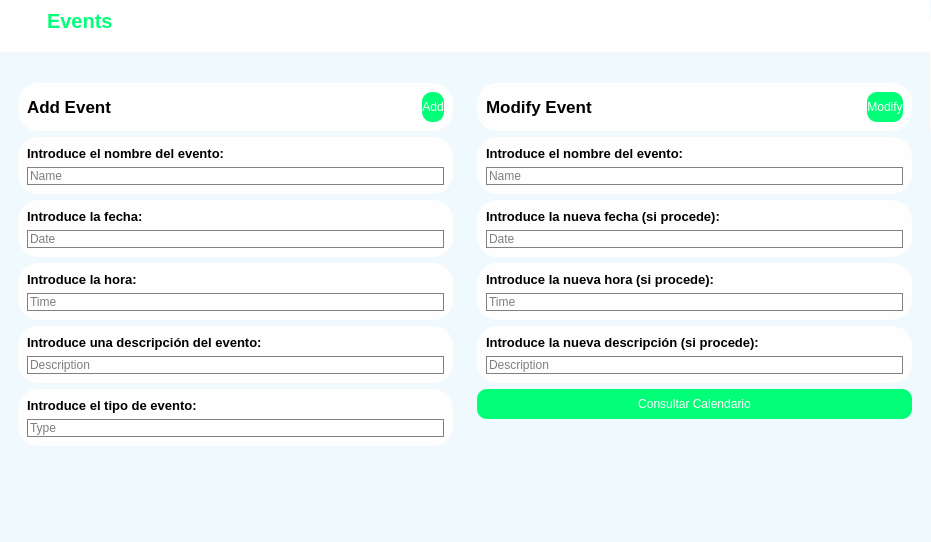
<?xml version="1.0" encoding="UTF-8"?>
<ui version="4.0">
 <class>eventos</class>
 <widget class="QDialog" name="eventos">
  <property name="geometry">
   <rect>
    <x>0</x>
    <y>0</y>
    <width>931</width>
    <height>542</height>
   </rect>
  </property>
  <property name="windowTitle">
   <string>Dialog</string>
  </property>
  <property name="styleSheet">
   <string notr="true">*{
color: #000;
border: none;
}
#eventos{
background-color: #eff9fe;
}

#leftMenu{
background-color: rgb(1, 176, 83);

}
QLineEdit, QTextEdit{
background:transparent;
border: 0.5px solid grey;


}

#searchFrame{
border-radius: 10px;
border: 2px solid #01ff78;
}
#appHeader{
color:  #01ff78;
}
#card1, #card2, #card3,#card4 {
background-color: #fefeff;
border-radius: 20px;
}
#pushButton, #pushButton_7, #pushButton_9{
background-color: #01ff78;
	color: #fff;
border-radius: 10px;
}
#profileCont{
background-color: #fefeff;
border-radius: 20px;
}
#headerFrame{
background-color: #fefeff;
}
#pushButton_6{
background-color: #fefeff;
padding: 10px 5px;
text-align:left;
border-top-left-radius: 20px
}
#pushButton_4, #pushButton_5, #pushButton_3{
padding: 10px 5px;
text-align:left;

}
#frame_5, #frame, #frame_2, #frame_4 , #frame_3,  #frame_6,  #frame_7, #frame_20, #frame_21, #frame_22, #frame_23, #frame_24, #frame_25, #frame_19{
background-color: #fefeff;
border-radius: 20px;
}</string>
  </property>
  <widget class="QWidget" name="leftMenu" native="true">
   <property name="enabled">
    <bool>true</bool>
   </property>
   <property name="geometry">
    <rect>
     <x>1031</x>
     <y>0</y>
     <width>220</width>
     <height>549</height>
    </rect>
   </property>
   <layout class="QVBoxLayout" name="verticalLayout_8">
    <property name="spacing">
     <number>0</number>
    </property>
    <property name="sizeConstraint">
     <enum>QLayout::SetDefaultConstraint</enum>
    </property>
    <property name="leftMargin">
     <number>15</number>
    </property>
    <property name="topMargin">
     <number>0</number>
    </property>
    <property name="rightMargin">
     <number>0</number>
    </property>
    <property name="bottomMargin">
     <number>0</number>
    </property>
    <item>
     <widget class="QFrame" name="frame_10">
      <property name="sizePolicy">
       <sizepolicy hsizetype="Preferred" vsizetype="Minimum">
        <horstretch>0</horstretch>
        <verstretch>0</verstretch>
       </sizepolicy>
      </property>
      <property name="frameShape">
       <enum>QFrame::StyledPanel</enum>
      </property>
      <property name="frameShadow">
       <enum>QFrame::Raised</enum>
      </property>
      <layout class="QVBoxLayout" name="verticalLayout_9">
       <property name="spacing">
        <number>0</number>
       </property>
       <property name="leftMargin">
        <number>0</number>
       </property>
       <property name="topMargin">
        <number>0</number>
       </property>
       <property name="rightMargin">
        <number>0</number>
       </property>
       <property name="bottomMargin">
        <number>0</number>
       </property>
       <item alignment="Qt::AlignTop">
        <widget class="QLabel" name="label_28">
         <property name="font">
          <font>
           <pointsize>15</pointsize>
           <bold>true</bold>
          </font>
         </property>
         <property name="text">
          <string>Learn Programming</string>
         </property>
        </widget>
       </item>
       <item>
        <widget class="QFrame" name="frame_9">
         <property name="sizePolicy">
          <sizepolicy hsizetype="Preferred" vsizetype="Expanding">
           <horstretch>0</horstretch>
           <verstretch>0</verstretch>
          </sizepolicy>
         </property>
         <property name="frameShape">
          <enum>QFrame::StyledPanel</enum>
         </property>
         <property name="frameShadow">
          <enum>QFrame::Raised</enum>
         </property>
         <layout class="QVBoxLayout" name="verticalLayout_11">
          <property name="spacing">
           <number>0</number>
          </property>
          <property name="leftMargin">
           <number>0</number>
          </property>
          <property name="topMargin">
           <number>0</number>
          </property>
          <property name="rightMargin">
           <number>0</number>
          </property>
          <property name="bottomMargin">
           <number>0</number>
          </property>
          <item alignment="Qt::AlignTop">
           <widget class="QFrame" name="frame_11">
            <property name="sizePolicy">
             <sizepolicy hsizetype="Preferred" vsizetype="Preferred">
              <horstretch>0</horstretch>
              <verstretch>0</verstretch>
             </sizepolicy>
            </property>
            <property name="frameShape">
             <enum>QFrame::StyledPanel</enum>
            </property>
            <property name="frameShadow">
             <enum>QFrame::Raised</enum>
            </property>
            <layout class="QVBoxLayout" name="verticalLayout_10">
             <property name="spacing">
              <number>10</number>
             </property>
             <property name="leftMargin">
              <number>0</number>
             </property>
             <property name="topMargin">
              <number>0</number>
             </property>
             <property name="rightMargin">
              <number>0</number>
             </property>
             <property name="bottomMargin">
              <number>0</number>
             </property>
             <item>
              <widget class="QPushButton" name="pushButton_4">
               <property name="text">
                <string>Home</string>
               </property>
               <property name="icon">
                <iconset resource="../../Recursos.qrc">
                 <normaloff>:/whiteicons/icons/whiteicons/home.svg</normaloff>:/whiteicons/icons/whiteicons/home.svg</iconset>
               </property>
               <property name="iconSize">
                <size>
                 <width>24</width>
                 <height>24</height>
                </size>
               </property>
              </widget>
             </item>
             <item>
              <widget class="QPushButton" name="pushButton_3">
               <property name="text">
                <string>Products</string>
               </property>
               <property name="icon">
                <iconset resource="../../Recursos.qrc">
                 <normaloff>:/whiteicons/icons/whiteicons/grid.svg</normaloff>:/whiteicons/icons/whiteicons/grid.svg</iconset>
               </property>
               <property name="iconSize">
                <size>
                 <width>24</width>
                 <height>24</height>
                </size>
               </property>
              </widget>
             </item>
             <item>
              <widget class="QPushButton" name="pushButton_6">
               <property name="text">
                <string>Events</string>
               </property>
               <property name="icon">
                <iconset resource="../../Recursos.qrc">
                 <normaloff>:/greenicons/icons/greenicons/calendar.svg</normaloff>:/greenicons/icons/greenicons/calendar.svg</iconset>
               </property>
               <property name="iconSize">
                <size>
                 <width>24</width>
                 <height>24</height>
                </size>
               </property>
              </widget>
             </item>
             <item>
              <widget class="QPushButton" name="pushButton_5">
               <property name="text">
                <string>Clients</string>
               </property>
               <property name="icon">
                <iconset resource="../../Recursos.qrc">
                 <normaloff>:/whiteicons/icons/whiteicons/users.svg</normaloff>:/whiteicons/icons/whiteicons/users.svg</iconset>
               </property>
               <property name="iconSize">
                <size>
                 <width>24</width>
                 <height>24</height>
                </size>
               </property>
              </widget>
             </item>
            </layout>
           </widget>
          </item>
         </layout>
        </widget>
       </item>
      </layout>
     </widget>
    </item>
   </layout>
  </widget>
  <widget class="QWidget" name="profileCont" native="true">
   <property name="geometry">
    <rect>
     <x>930</x>
     <y>0</y>
     <width>100</width>
     <height>147</height>
    </rect>
   </property>
   <property name="maximumSize">
    <size>
     <width>100</width>
     <height>16777215</height>
    </size>
   </property>
   <layout class="QVBoxLayout" name="verticalLayout_12">
    <property name="spacing">
     <number>0</number>
    </property>
    <property name="leftMargin">
     <number>0</number>
    </property>
    <property name="topMargin">
     <number>0</number>
    </property>
    <property name="rightMargin">
     <number>0</number>
    </property>
    <property name="bottomMargin">
     <number>0</number>
    </property>
    <item alignment="Qt::AlignTop">
     <widget class="QFrame" name="frame_12">
      <property name="frameShape">
       <enum>QFrame::StyledPanel</enum>
      </property>
      <property name="frameShadow">
       <enum>QFrame::Raised</enum>
      </property>
      <layout class="QVBoxLayout" name="verticalLayout_13">
       <property name="spacing">
        <number>6</number>
       </property>
       <property name="leftMargin">
        <number>0</number>
       </property>
       <property name="topMargin">
        <number>0</number>
       </property>
       <property name="rightMargin">
        <number>0</number>
       </property>
       <property name="bottomMargin">
        <number>0</number>
       </property>
       <item alignment="Qt::AlignTop">
        <widget class="QLabel" name="label_29">
         <property name="font">
          <font>
           <pointsize>12</pointsize>
           <bold>true</bold>
          </font>
         </property>
         <property name="text">
          <string>STDEvents</string>
         </property>
         <property name="alignment">
          <set>Qt::AlignCenter</set>
         </property>
        </widget>
       </item>
       <item alignment="Qt::AlignTop">
        <widget class="QLabel" name="label_34">
         <property name="text">
          <string>Admin</string>
         </property>
         <property name="alignment">
          <set>Qt::AlignCenter</set>
         </property>
        </widget>
       </item>
       <item alignment="Qt::AlignHCenter|Qt::AlignTop">
        <widget class="QLabel" name="label_33">
         <property name="maximumSize">
          <size>
           <width>50</width>
           <height>50</height>
          </size>
         </property>
         <property name="text">
          <string/>
         </property>
         <property name="pixmap">
          <pixmap resource="../../Recursos.qrc">:/Files/imagenes/Captura de pantalla 2024-01-02 172038.jpg</pixmap>
         </property>
         <property name="scaledContents">
          <bool>true</bool>
         </property>
         <property name="alignment">
          <set>Qt::AlignCenter</set>
         </property>
        </widget>
       </item>
       <item>
        <widget class="QPushButton" name="pushButton_8">
         <property name="minimumSize">
          <size>
           <width>0</width>
           <height>20</height>
          </size>
         </property>
         <property name="text">
          <string>Logout</string>
         </property>
         <property name="icon">
          <iconset resource="../../Recursos.qrc">
           <normaloff>:/greenicons/icons/greenicons/log-out.svg</normaloff>:/greenicons/icons/greenicons/log-out.svg</iconset>
         </property>
        </widget>
       </item>
      </layout>
     </widget>
    </item>
   </layout>
  </widget>
  <widget class="QWidget" name="mainBody" native="true">
   <property name="geometry">
    <rect>
     <x>0</x>
     <y>0</y>
     <width>930</width>
     <height>540</height>
    </rect>
   </property>
   <layout class="QVBoxLayout" name="verticalLayout">
    <property name="spacing">
     <number>13</number>
    </property>
    <property name="leftMargin">
     <number>0</number>
    </property>
    <property name="topMargin">
     <number>0</number>
    </property>
    <property name="rightMargin">
     <number>0</number>
    </property>
    <property name="bottomMargin">
     <number>0</number>
    </property>
    <item alignment="Qt::AlignTop">
     <widget class="QWidget" name="headerFrame" native="true">
      <layout class="QHBoxLayout" name="horizontalLayout">
       <property name="spacing">
        <number>0</number>
       </property>
       <property name="leftMargin">
        <number>0</number>
       </property>
       <property name="topMargin">
        <number>0</number>
       </property>
       <property name="rightMargin">
        <number>0</number>
       </property>
       <property name="bottomMargin">
        <number>10</number>
       </property>
       <item alignment="Qt::AlignLeft">
        <widget class="QWidget" name="widget" native="true">
         <layout class="QHBoxLayout" name="horizontalLayout_5">
          <item>
           <widget class="QPushButton" name="menuBtn">
            <property name="text">
             <string/>
            </property>
            <property name="icon">
             <iconset resource="../../Recursos.qrc">
              <normaloff>:/greenicons/icons/greenicons/menu.svg</normaloff>:/greenicons/icons/greenicons/menu.svg</iconset>
            </property>
           </widget>
          </item>
          <item>
           <widget class="QLabel" name="appHeader">
            <property name="font">
             <font>
              <pointsize>15</pointsize>
              <bold>true</bold>
             </font>
            </property>
            <property name="text">
             <string>Events</string>
            </property>
           </widget>
          </item>
         </layout>
        </widget>
       </item>
       <item alignment="Qt::AlignRight">
        <widget class="QWidget" name="widget_3" native="true">
         <layout class="QHBoxLayout" name="horizontalLayout_4">
          <property name="spacing">
           <number>0</number>
          </property>
          <property name="leftMargin">
           <number>0</number>
          </property>
          <property name="topMargin">
           <number>0</number>
          </property>
          <property name="rightMargin">
           <number>0</number>
          </property>
          <property name="bottomMargin">
           <number>0</number>
          </property>
          <item>
           <widget class="QPushButton" name="accountBtn">
            <property name="text">
             <string/>
            </property>
            <property name="icon">
             <iconset resource="../../Recursos.qrc">
              <normaloff>:/greenicons/icons/greenicons/user.svg</normaloff>:/greenicons/icons/greenicons/user.svg</iconset>
            </property>
            <property name="iconSize">
             <size>
              <width>32</width>
              <height>32</height>
             </size>
            </property>
           </widget>
          </item>
         </layout>
        </widget>
       </item>
      </layout>
     </widget>
    </item>
    <item>
     <widget class="QWidget" name="mainFrame" native="true">
      <property name="sizePolicy">
       <sizepolicy hsizetype="Preferred" vsizetype="Expanding">
        <horstretch>0</horstretch>
        <verstretch>0</verstretch>
       </sizepolicy>
      </property>
      <layout class="QHBoxLayout" name="horizontalLayout_11">
       <item alignment="Qt::AlignTop">
        <widget class="QWidget" name="widget_4" native="true">
         <layout class="QVBoxLayout" name="verticalLayout_6">
          <item alignment="Qt::AlignTop">
           <widget class="QFrame" name="frame_5">
            <property name="frameShape">
             <enum>QFrame::StyledPanel</enum>
            </property>
            <property name="frameShadow">
             <enum>QFrame::Raised</enum>
            </property>
            <layout class="QHBoxLayout" name="horizontalLayout_12">
             <item alignment="Qt::AlignLeft">
              <widget class="QLabel" name="label_14">
               <property name="font">
                <font>
                 <pointsize>13</pointsize>
                 <bold>true</bold>
                </font>
               </property>
               <property name="text">
                <string>Add Event</string>
               </property>
              </widget>
             </item>
             <item alignment="Qt::AlignRight">
              <widget class="QPushButton" name="pushButton">
               <property name="minimumSize">
                <size>
                 <width>0</width>
                 <height>30</height>
                </size>
               </property>
               <property name="text">
                <string>Add</string>
               </property>
               <property name="icon">
                <iconset resource="../../Recursos.qrc">
                 <normaloff>:/whiteicons/icons/whiteicons/arrow-right.svg</normaloff>:/whiteicons/icons/whiteicons/arrow-right.svg</iconset>
               </property>
               <property name="iconSize">
                <size>
                 <width>24</width>
                 <height>24</height>
                </size>
               </property>
              </widget>
             </item>
            </layout>
           </widget>
          </item>
          <item>
           <layout class="QVBoxLayout" name="verticalLayout_2">
            <item>
             <widget class="QFrame" name="frame_6">
              <property name="frameShape">
               <enum>QFrame::StyledPanel</enum>
              </property>
              <property name="frameShadow">
               <enum>QFrame::Raised</enum>
              </property>
              <layout class="QVBoxLayout" name="verticalLayout_18">
               <item>
                <widget class="QLabel" name="label_9">
                 <property name="font">
                  <font>
                   <pointsize>10</pointsize>
                   <bold>true</bold>
                  </font>
                 </property>
                 <property name="text">
                  <string>Introduce el nombre del evento:</string>
                 </property>
                </widget>
               </item>
               <item>
                <widget class="QLineEdit" name="lineEdit_10">
                 <property name="sizePolicy">
                  <sizepolicy hsizetype="Expanding" vsizetype="Preferred">
                   <horstretch>0</horstretch>
                   <verstretch>0</verstretch>
                  </sizepolicy>
                 </property>
                 <property name="placeholderText">
                  <string>Name</string>
                 </property>
                </widget>
               </item>
              </layout>
             </widget>
            </item>
            <item>
             <widget class="QFrame" name="frame_7">
              <property name="frameShape">
               <enum>QFrame::StyledPanel</enum>
              </property>
              <property name="frameShadow">
               <enum>QFrame::Raised</enum>
              </property>
              <layout class="QVBoxLayout" name="verticalLayout_19">
               <item>
                <widget class="QLabel" name="label_10">
                 <property name="font">
                  <font>
                   <pointsize>10</pointsize>
                   <bold>true</bold>
                  </font>
                 </property>
                 <property name="text">
                  <string>Introduce la fecha:</string>
                 </property>
                </widget>
               </item>
               <item>
                <widget class="QLineEdit" name="lineEdit_11">
                 <property name="placeholderText">
                  <string>Date</string>
                 </property>
                </widget>
               </item>
              </layout>
             </widget>
            </item>
            <item>
             <widget class="QFrame" name="frame_4">
              <property name="frameShape">
               <enum>QFrame::StyledPanel</enum>
              </property>
              <property name="frameShadow">
               <enum>QFrame::Raised</enum>
              </property>
              <layout class="QVBoxLayout" name="verticalLayout_17">
               <item>
                <widget class="QLabel" name="label_7">
                 <property name="font">
                  <font>
                   <pointsize>10</pointsize>
                   <bold>true</bold>
                  </font>
                 </property>
                 <property name="text">
                  <string>Introduce la hora:</string>
                 </property>
                </widget>
               </item>
               <item>
                <widget class="QLineEdit" name="lineEdit_7">
                 <property name="placeholderText">
                  <string>Time</string>
                 </property>
                </widget>
               </item>
              </layout>
             </widget>
            </item>
            <item>
             <widget class="QFrame" name="frame_3">
              <property name="frameShape">
               <enum>QFrame::StyledPanel</enum>
              </property>
              <property name="frameShadow">
               <enum>QFrame::Raised</enum>
              </property>
              <layout class="QVBoxLayout" name="verticalLayout_7">
               <item>
                <widget class="QLabel" name="label_3">
                 <property name="font">
                  <font>
                   <pointsize>10</pointsize>
                   <bold>true</bold>
                  </font>
                 </property>
                 <property name="text">
                  <string>Introduce una descripción del evento: </string>
                 </property>
                </widget>
               </item>
               <item>
                <widget class="QLineEdit" name="lineEdit_12">
                 <property name="placeholderText">
                  <string>Description</string>
                 </property>
                </widget>
               </item>
              </layout>
             </widget>
            </item>
            <item>
             <widget class="QFrame" name="frame_2">
              <property name="frameShape">
               <enum>QFrame::StyledPanel</enum>
              </property>
              <property name="frameShadow">
               <enum>QFrame::Raised</enum>
              </property>
              <layout class="QVBoxLayout" name="verticalLayout_5">
               <item>
                <widget class="QLabel" name="label_8">
                 <property name="font">
                  <font>
                   <pointsize>10</pointsize>
                   <bold>true</bold>
                  </font>
                 </property>
                 <property name="text">
                  <string>Introduce el tipo de evento:</string>
                 </property>
                </widget>
               </item>
               <item>
                <widget class="QLineEdit" name="lineEdit_9">
                 <property name="placeholderText">
                  <string>Type</string>
                 </property>
                </widget>
               </item>
              </layout>
             </widget>
            </item>
           </layout>
          </item>
         </layout>
        </widget>
       </item>
       <item alignment="Qt::AlignTop">
        <widget class="QWidget" name="widget_5" native="true">
         <layout class="QVBoxLayout" name="verticalLayout_28">
          <item alignment="Qt::AlignTop">
           <widget class="QFrame" name="frame_19">
            <property name="frameShape">
             <enum>QFrame::StyledPanel</enum>
            </property>
            <property name="frameShadow">
             <enum>QFrame::Raised</enum>
            </property>
            <layout class="QHBoxLayout" name="horizontalLayout_14">
             <item alignment="Qt::AlignLeft">
              <widget class="QLabel" name="label_19">
               <property name="font">
                <font>
                 <pointsize>13</pointsize>
                 <bold>true</bold>
                </font>
               </property>
               <property name="text">
                <string>Modify Event</string>
               </property>
              </widget>
             </item>
             <item alignment="Qt::AlignRight">
              <widget class="QPushButton" name="pushButton_7">
               <property name="minimumSize">
                <size>
                 <width>0</width>
                 <height>30</height>
                </size>
               </property>
               <property name="text">
                <string>Modify</string>
               </property>
               <property name="icon">
                <iconset resource="../../Recursos.qrc">
                 <normaloff>:/whiteicons/icons/whiteicons/arrow-right.svg</normaloff>:/whiteicons/icons/whiteicons/arrow-right.svg</iconset>
               </property>
               <property name="iconSize">
                <size>
                 <width>24</width>
                 <height>24</height>
                </size>
               </property>
              </widget>
             </item>
            </layout>
           </widget>
          </item>
          <item>
           <layout class="QVBoxLayout" name="verticalLayout_29">
            <item>
             <widget class="QFrame" name="frame_20">
              <property name="frameShape">
               <enum>QFrame::StyledPanel</enum>
              </property>
              <property name="frameShadow">
               <enum>QFrame::Raised</enum>
              </property>
              <layout class="QVBoxLayout" name="verticalLayout_30">
               <item>
                <widget class="QLabel" name="label_20">
                 <property name="font">
                  <font>
                   <pointsize>10</pointsize>
                   <bold>true</bold>
                  </font>
                 </property>
                 <property name="text">
                  <string>Introduce el nombre del evento:</string>
                 </property>
                </widget>
               </item>
               <item>
                <widget class="QLineEdit" name="lineEdit_18">
                 <property name="sizePolicy">
                  <sizepolicy hsizetype="Expanding" vsizetype="Preferred">
                   <horstretch>0</horstretch>
                   <verstretch>0</verstretch>
                  </sizepolicy>
                 </property>
                 <property name="placeholderText">
                  <string>Name</string>
                 </property>
                </widget>
               </item>
              </layout>
             </widget>
            </item>
            <item>
             <widget class="QFrame" name="frame_21">
              <property name="frameShape">
               <enum>QFrame::StyledPanel</enum>
              </property>
              <property name="frameShadow">
               <enum>QFrame::Raised</enum>
              </property>
              <layout class="QVBoxLayout" name="verticalLayout_31">
               <item>
                <widget class="QLabel" name="label_21">
                 <property name="font">
                  <font>
                   <pointsize>10</pointsize>
                   <bold>true</bold>
                  </font>
                 </property>
                 <property name="text">
                  <string>Introduce la nueva fecha (si procede):</string>
                 </property>
                </widget>
               </item>
               <item>
                <widget class="QLineEdit" name="lineEdit_19">
                 <property name="placeholderText">
                  <string>Date</string>
                 </property>
                </widget>
               </item>
              </layout>
             </widget>
            </item>
            <item>
             <widget class="QFrame" name="frame_24">
              <property name="frameShape">
               <enum>QFrame::StyledPanel</enum>
              </property>
              <property name="frameShadow">
               <enum>QFrame::Raised</enum>
              </property>
              <layout class="QVBoxLayout" name="verticalLayout_34">
               <item>
                <widget class="QLabel" name="label_24">
                 <property name="font">
                  <font>
                   <pointsize>10</pointsize>
                   <bold>true</bold>
                  </font>
                 </property>
                 <property name="text">
                  <string>Introduce la nueva hora (si procede):</string>
                 </property>
                </widget>
               </item>
               <item>
                <widget class="QLineEdit" name="lineEdit_22">
                 <property name="placeholderText">
                  <string>Time</string>
                 </property>
                </widget>
               </item>
              </layout>
             </widget>
            </item>
            <item>
             <widget class="QFrame" name="frame_25">
              <property name="frameShape">
               <enum>QFrame::StyledPanel</enum>
              </property>
              <property name="frameShadow">
               <enum>QFrame::Raised</enum>
              </property>
              <layout class="QVBoxLayout" name="verticalLayout_35">
               <item>
                <widget class="QLabel" name="label_25">
                 <property name="font">
                  <font>
                   <pointsize>10</pointsize>
                   <bold>true</bold>
                  </font>
                 </property>
                 <property name="text">
                  <string>Introduce la nueva descripción (si procede):</string>
                 </property>
                </widget>
               </item>
               <item>
                <widget class="QLineEdit" name="lineEdit_23">
                 <property name="maximumSize">
                  <size>
                   <width>874</width>
                   <height>16777215</height>
                  </size>
                 </property>
                 <property name="placeholderText">
                  <string>Description</string>
                 </property>
                </widget>
               </item>
              </layout>
             </widget>
            </item>
           </layout>
          </item>
          <item>
           <widget class="QPushButton" name="pushButton_9">
            <property name="minimumSize">
             <size>
              <width>0</width>
              <height>30</height>
             </size>
            </property>
            <property name="text">
             <string>Consultar Calendario</string>
            </property>
            <property name="icon">
             <iconset resource="../../Recursos.qrc">
              <normaloff>:/whiteicons/icons/whiteicons/calendar.svg</normaloff>:/whiteicons/icons/whiteicons/calendar.svg</iconset>
            </property>
            <property name="iconSize">
             <size>
              <width>24</width>
              <height>24</height>
             </size>
            </property>
           </widget>
          </item>
         </layout>
        </widget>
       </item>
      </layout>
     </widget>
    </item>
   </layout>
  </widget>
 </widget>
 <resources>
  <include location="../../Recursos.qrc"/>
 </resources>
 <connections/>
</ui>
